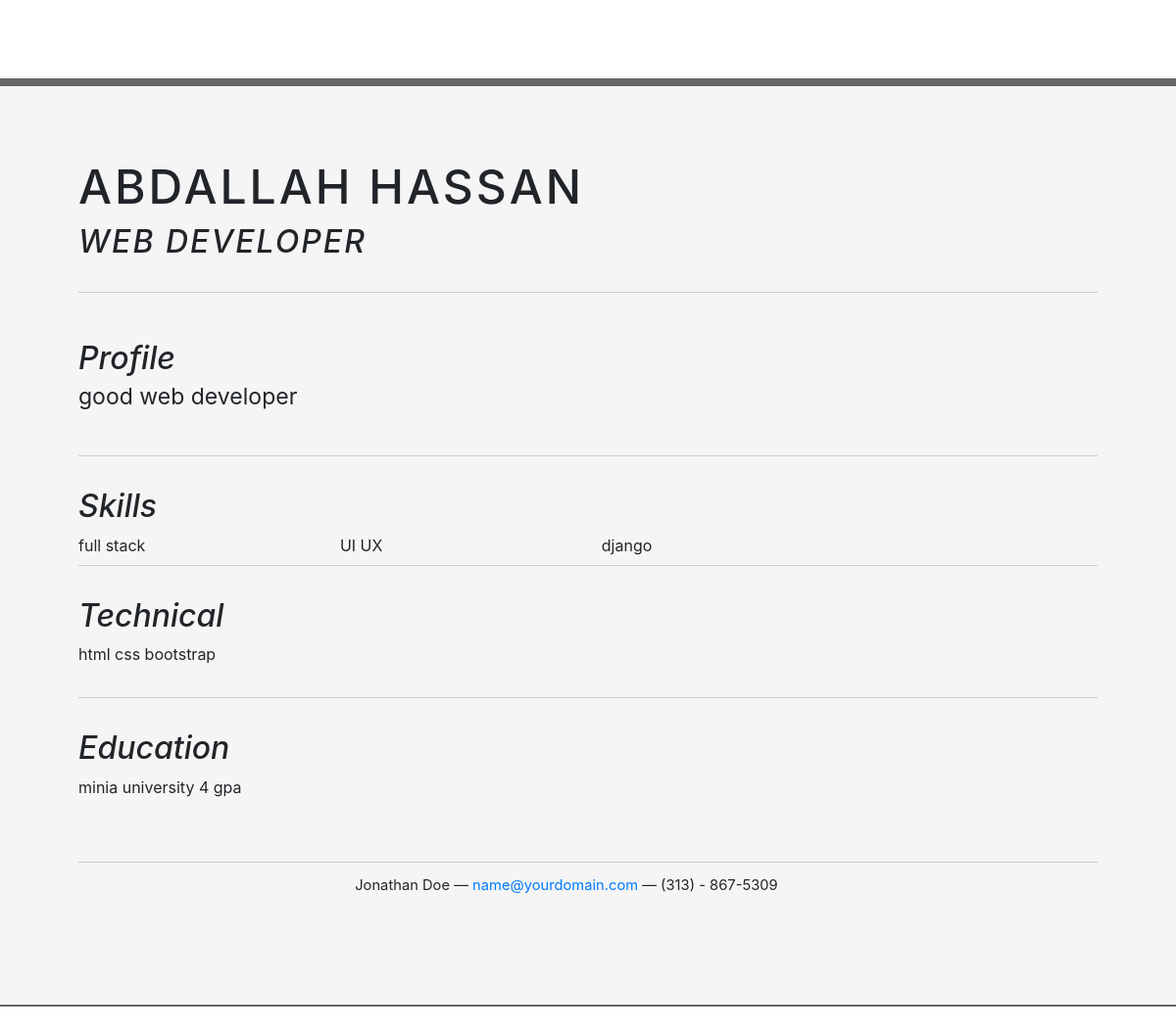
The page /Cv/ on the database as committed earlier.
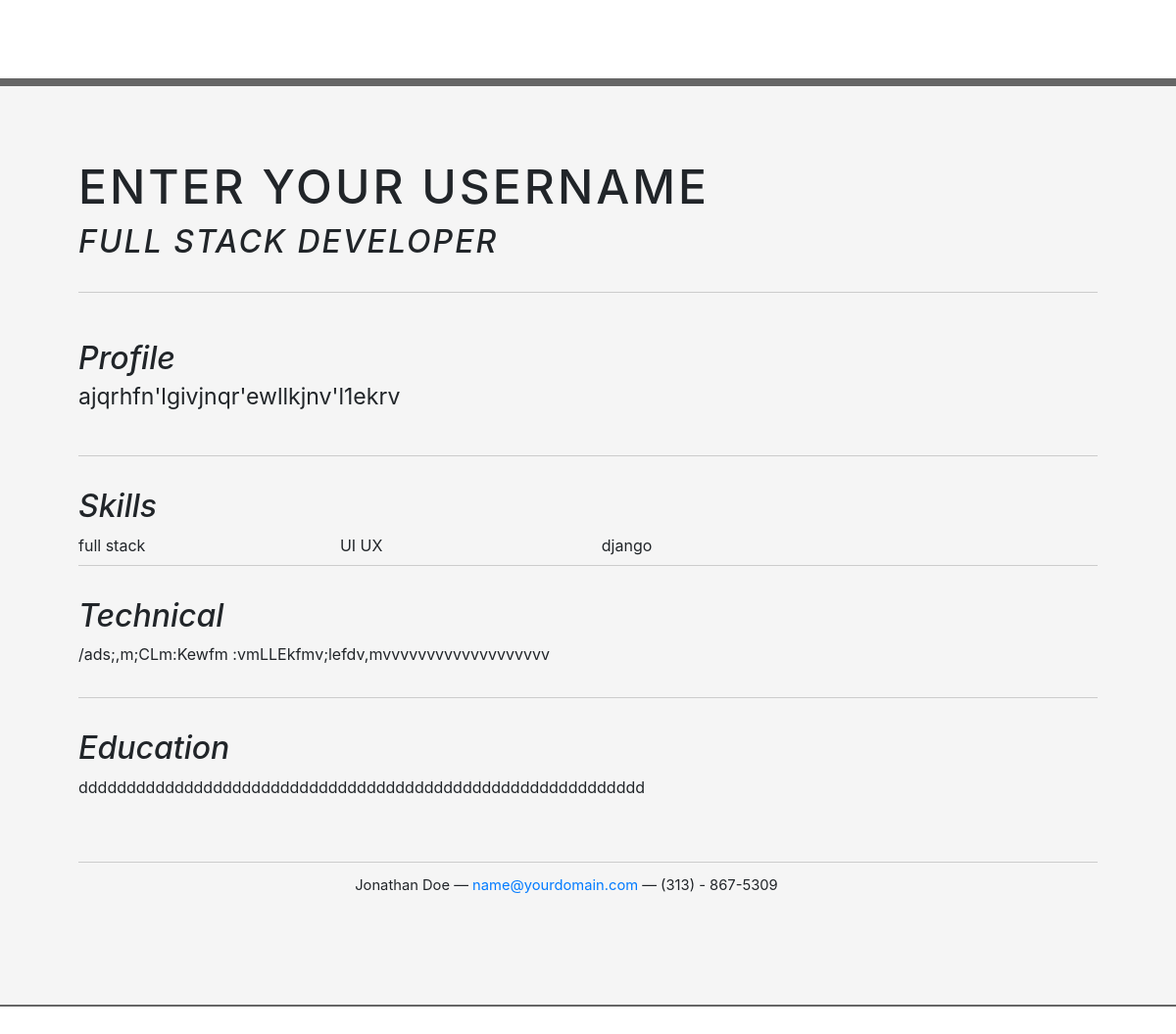
The same page on the database as committed later.
### cvmaker/models.py (models this page shows, shortened)
class cv(models.Model):
	fullname=models.CharField(max_length=100)
	job_title=models.CharField(max_length=100)
	profile=models.TextField()
	skill_1=models.CharField(max_length=100)
	skill_2=models.CharField(max_length=100)
	skill_3=models.CharField(max_length=100)
	Technicale=models.TextField()
	education=models.TextField()
	author = models.ForeignKey(User , on_delete = models.CASCADE)
	image = models.ImageField(default='default.jpg', upload_to='profile_pics')

### cvmaker/views.py (the view)
# urls.py: path('Cv/',views.Cv,name='cv_detail')
def Cv(request):
	context = {
		'cvs': cv.objects.last()
	}
	return render(request,'cvmaker/srt-resume.html',context)

### cvmaker/templates/cvmaker/srt-resume.html (shortened to what this page needs)
{%load static%}
<!DOCTYPE html PUBLIC "-//W3C//DTD XHTML 1.0 Strict//EN" "http://www.w3.org/TR/xhtml1/DTD/xhtml1-strict.dtd">
<html>
<head>
	<link rel="stylesheet" type="text/css" href="http://yui.yahooapis.com/2.7.0/build/reset-fonts-grids/reset-fonts-grids.css" media="all" />
	<link rel="stylesheet" type="text/css" href="{% static 'cvmaker/resume.css' %}">
	<link rel="stylesheet" type="text/css" href="resume.css" media="all" />
	<link rel="stylesheet" href="https://maxcdn.bootstrapcdn.com/bootstrap/4.0.0/css/bootstrap.min.css">
</head>
<body>
<div id="doc2" class="yui-t7">
	<div id="inner">
		<div id="hd">
			<div class="yui-gc">
				<div class="yui-u first">
					<h1>{{cvs.fullname}}</h1>
					<h2>{{cvs.job_title}}</h2>
				</div>
			</div>
		</div>
		<div id="bd">
			<div id="yui-main">
				<div class="yui-b">
					<div class="yui-gf">
						<div class="yui-u first">
							<h2>Profile</h2>
						</div>
						<div class="yui-u">
							<p class="enlarge">
								{{cvs.profile}}
							</p>
						</div>
					</div>
					<div class="yui-gf">
						<div class="yui-u first">
							<h2>Skills</h2>
						</div>
						<div class="yui-u">
								<div class="talent">
									{{cvs.skill_1}}
								</div>
								<div class="talent">
									{{cvs.skill_2}}
								</div>
								<div class="talent">
									{{cvs.skill_3}}
								</div>
						</div>
					</div>
					<div class="yui-gf">
						<div class="yui-u first">
							<h2>Technical</h2>
						</div>
						<div class="yui-u">
							{{cvs.Technicale}}
						</div>
					</div>
					<div class="yui-gf last">
						<div class="yui-u first">
							<h2>Education</h2>
						</div>
						<div class="yui-u">
							{{cvs.education}}
						</div>
					</div>
				</div>
			</div>
		</div>
		<div id="ft">
			<p>Jonathan Doe &mdash; <a href="mailto:name@yourdomain.com">name@yourdomain.com</a> &mdash; (313) - 867-5309</p>
		</div>
	</div>
</div>
</body>
</html>

### cvmaker/Static/cvmaker/resume.css (style rules this page uses)
body { font-family: Georgia; color: #444; }
#inner { padding: 10px 80px; margin: 80px auto; background: #f5f5f5; border: solid #666; border-width: 8px 0 2px 0; }
.yui-gf { margin-bottom: 2em; padding-bottom: 2em; border-bottom: 1px solid #ccc; }
#hd { margin: 2.5em 0 3em 0; padding-bottom: 1.5em; border-bottom: 1px solid #ccc }
#hd h2 { text-transform: uppercase; letter-spacing: 2px; }
#bd, #ft { margin-bottom: 2em; }
#ft { padding: 1em 0 5em 0; font-size: 92%; border-top: 1px solid #ccc; text-align: center; }
#ft p { margin-bottom: 0; text-align: center; }
#hd h1 { font-size: 48px; text-transform: uppercase; letter-spacing: 3px; }
h2 { font-size: 152% }
h1, h2, h3, h4 { color: #333; }
p { font-size: 100%; line-height: 18px; padding-right: 3em; }
a { color: #990003 }
p.enlarge { font-size: 144%; padding-right: 6.5em; line-height: 24px; }
.first h2 { font-style: italic; }
.last { border-bottom: 0 }
.last { border: none; }
.talent { width: 32%; float: left }
.yui-gf .yui-u { width:80.2%; }
.yui-gf div.first { width:12.3%; }

Rows that differ between the two databases and show on the page:
removed cv: fullname "ABDALLAH HASSAN", job_title "WEB DEVELOPER", profile "good web developer", skill_1 "full stack", skill_2 "UI UX", skill_3 "django", Technicale "html css bootstrap", education "minia university 4 gpa"
added cv: fullname "ENTER YOUR USERNAME", job_title "FULL STACK DEVELOPER", profile "ajqrhfn'lgivjnqr'ewllkjnv'l1ekrv", skill_1 "full stack", skill_2 "UI UX", skill_3 "django", Technicale "/ads;,m;CLm:Kewfm :vmLLEkfmv;lefdv,mvvvvvvvvvvvvvvvvvvv", education "ddddddddddddddddddddddddddddddddddddddddddddddddddddddddddd"
